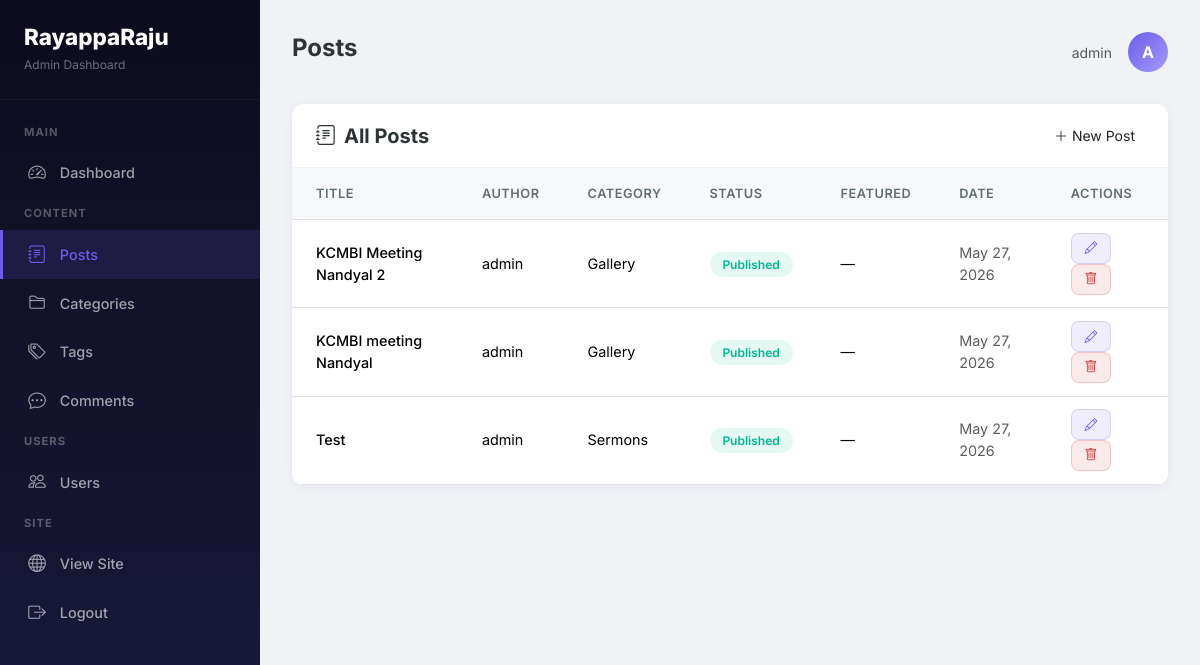
The page /dashboard/posts/ (signed in) on the database its author committed.
### blog/models.py (models this page shows, shortened)
class Post(models.Model):
    STATUS_CHOICES = [
        ('draft', 'Draft'),
        ('published', 'Published'),
    ]
    title = models.CharField(max_length=200)
    slug = models.SlugField(max_length=200, unique=True, blank=True)
    author = models.ForeignKey('auth.User', on_delete=models.CASCADE, related_name='posts')
    category = models.ForeignKey(Category, on_delete=models.SET_NULL, null=True, related_name='posts')
    thumbnail = models.ImageField(upload_to='thumbnails/', blank=True, null=True)
    excerpt = models.TextField(max_length=500, blank=True)
    content = models.TextField()
    tags = models.ManyToManyField(Tag, related_name='posts', blank=True)
    status = models.CharField(max_length=10, choices=STATUS_CHOICES, default='draft')
    featured = models.BooleanField(default=False)
    created_at = models.DateTimeField(auto_now_add=True)
    updated_at = models.DateTimeField(auto_now=True)
    class Meta:
        ordering = ['-created_at']

class Category(models.Model):
    name = models.CharField(max_length=100, unique=True)
    slug = models.SlugField(max_length=100, unique=True, blank=True)
    class Meta:
        verbose_name_plural = 'Categories'

### dashboard/views.py (the view)
    def wrapper(request, *args, **kwargs):
        if not request.user.is_authenticated:
            return redirect('dashboard_login')
        if not request.user.is_staff and not request.user.is_superuser:
            messages.error(request, 'Access denied.')
            return redirect('home')
        return view_func(request, *args, **kwargs)

### dashboard/views.py (called while the page is built)
def admin_login_required(view_func):
    def wrapper(request, *args, **kwargs):
        if not request.user.is_authenticated:
            return redirect('dashboard_login')
        if not request.user.is_staff and not request.user.is_superuser:
            messages.error(request, 'Access denied.')
            return redirect('home')
        return view_func(request, *args, **kwargs)
    return wrapper

@admin_login_required
def post_list(request):
    posts = Post.objects.all().order_by('-created_at')
    return render(request, 'dashboard/posts.html', {'posts': posts})

### templates/dashboard/posts.html (shortened to what this page needs)
{% extends 'dashboard/base_admin.html' %}
{% block page_title %}Posts{% endblock %}
{% block content %}
<div class="admin-table-wrapper">
  <div class="table-header">
    <h5><i class="bi bi-journal-text me-2"></i>All Posts</h5>
    <a href="{% url 'dashboard_post_create' %}" class="btn btn-gradient btn-sm"><i class="bi bi-plus-lg"></i> New Post</a>
  </div>
  <div class="table-responsive">
    <table class="table admin-table">
      <thead>
        <tr>
          <th>Title</th>
          <th>Author</th>
          <th>Category</th>
          <th>Status</th>
          <th>Featured</th>
          <th>Date</th>
          <th>Actions</th>
        </tr>
      </thead>
      <tbody>
        {% for post in posts %}
        <tr>
          <td class="fw-medium">{{ post.title|truncatechars:45 }}</td>
          <td>{{ post.author.username }}</td>
          <td>{{ post.category.name|default:"—" }}</td>
          <td>
            {% if post.status == 'published' %}
            <span class="badge-status badge-published">Published</span>
            {% else %}
            <span class="badge-status badge-draft">Draft</span>
            {% endif %}
          </td>
          <td>{% if post.featured %}<i class="bi bi-star-fill text-warning"></i>{% else %}—{% endif %}</td>
          <td class="text-muted small">{{ post.created_at|date:"M d, Y" }}</td>
          <td>
            <a href="{% url 'dashboard_post_edit' post.pk %}" class="btn btn-action btn-edit-custom"><i class="bi bi-pencil"></i></a>
            <a href="{% url 'dashboard_post_delete' post.pk %}" class="btn btn-action btn-danger-custom" onclick="return confirm('Delete this post?')"><i class="bi bi-trash"></i></a>
          </td>
        </tr>
        {% empty %}
        <tr><td colspan="7" class="text-center text-muted py-4">No posts found.</td></tr>
        {% endfor %}
      </tbody>
    </table>
  </div>
</div>
{% endblock %}

### templates/dashboard/base_admin.html (shortened to what this page needs)
<!DOCTYPE html>
{% load static %}
<html lang="en">
<head>
  <link href="https://cdn.jsdelivr.net/npm/bootstrap@5.3.2/dist/css/bootstrap.min.css" rel="stylesheet">
  <link rel="stylesheet" href="https://cdn.jsdelivr.net/npm/bootstrap-icons@1.11.2/font/bootstrap-icons.css">
  <link rel="stylesheet" href="{% static 'css/admin-style.css' %}">
</head>
<body>
  <div class="admin-wrapper">
    <aside class="admin-sidebar" id="adminSidebar">
      <div class="sidebar-header">
        <h3>RayappaRaju</h3>
        <small>Admin Dashboard</small>
      </div>
      <nav class="sidebar-nav">
        <div class="nav-section">Main</div>
        <a href="{% url 'dashboard_home' %}" class="nav-item {% if request.resolver_match.url_name == 'dashboard_home' %}active{% endif %}">
          <span class="nav-icon"><i class="bi bi-speedometer2"></i></span> Dashboard
        </a>
        <div class="nav-section">Content</div>
        <a href="{% url 'dashboard_posts' %}" class="nav-item {% if 'posts' in request.path %}active{% endif %}">
          <span class="nav-icon"><i class="bi bi-journal-text"></i></span> Posts
        </a>
        <a href="{% url 'dashboard_categories' %}" class="nav-item {% if 'categories' in request.path %}active{% endif %}">
          <span class="nav-icon"><i class="bi bi-folder2"></i></span> Categories
        </a>
        <a href="{% url 'dashboard_tags' %}" class="nav-item {% if 'tags' in request.path %}active{% endif %}">
          <span class="nav-icon"><i class="bi bi-tags"></i></span> Tags
        </a>
        <a href="{% url 'dashboard_comments' %}" class="nav-item {% if 'comments' in request.path %}active{% endif %}">
          <span class="nav-icon"><i class="bi bi-chat-dots"></i></span> Comments
        </a>
        <div class="nav-section">Users</div>
        <a href="{% url 'dashboard_users' %}" class="nav-item {% if 'users' in request.path %}active{% endif %}">
          <span class="nav-icon"><i class="bi bi-people"></i></span> Users
        </a>
        <div class="nav-section">Site</div>
        <a href="{% url 'home' %}" class="nav-item">
          <span class="nav-icon"><i class="bi bi-globe"></i></span> View Site
        </a>
        <a href="{% url 'logout' %}" class="nav-item">
          <span class="nav-icon"><i class="bi bi-box-arrow-right"></i></span> Logout
        </a>
      </nav>
    </aside>
    <main class="admin-main">
      <div class="admin-header">
        <div class="d-flex align-items-center gap-3">
          <h2>{% block page_title %}Dashboard{% endblock %}</h2>
        </div>
        <div class="admin-user">
          <span class="text-muted small">{{ user.get_full_name|default:user.username }}</span>
          <div class="admin-avatar">{{ user.username|first|upper }}</div>
        </div>
      </div>
      {% block content %}{% endblock %}
    </main>
  </div>
</body>
</html>

### static/css/admin-style.css (style rules this page uses)
:root { --sidebar-width: 260px; --primary: #6c5ce7; --primary-dark: #4a3db8; --secondary: #00cec9; --accent: #fd79a8; --dark: #2d3436; --danger: #d63031; --success: #00b894; --warning: #fdcb6e; --light: #f8f9fa; --gray: #636e72; --gradient-1: linear-gradient(135deg, #6c5ce7, #a29bfe); --gradient-2: linear-gradient(135deg, #00cec9, #81ecec); --gradient-3: linear-gradient(135deg, #fd79a8, #e84393); --shadow-sm: 0 2px 8px rgba(108, 92, 231, 0.08); --shadow-md: 0 4px 20px rgba(108, 92, 231, 0.12); --shadow-lg: 0 8px 40px rgba(108, 92, 231, 0.15); --radius-sm: 8px; --radius-md: 12px; --radius-lg: 20px; --transition: all 0.3s cubic-bezier(0.4, 0, 0.2, 1); }
* { margin: 0; padding: 0; box-sizing: border-box; }
body { font-family: 'Inter', sans-serif; background: #f0f2f5; color: var(--dark); overflow-x: hidden; }
.admin-wrapper { display: flex; min-height: 100vh; }
.admin-sidebar { width: var(--sidebar-width); background: linear-gradient(180deg, #0c0c1d, #1a1a3e); color: white; position: fixed; top: 0; left: 0; bottom: 0; z-index: 100; overflow-y: auto; transition: var(--transition); }
.admin-sidebar .sidebar-header { padding: 1.5rem; border-bottom: 1px solid rgba(255, 255, 255, 0.05); }
.admin-sidebar .sidebar-header h3 { font-weight: 800; font-size: 1.4rem; margin: 0; }
.admin-sidebar .sidebar-header small { color: rgba(255, 255, 255, 0.4); font-size: 0.75rem; }
.sidebar-nav { padding: 1rem 0; }
.sidebar-nav .nav-section { padding: 0.5rem 1.5rem; font-size: 0.7rem; text-transform: uppercase; letter-spacing: 1px; color: rgba(255, 255, 255, 0.3); font-weight: 700; }
.sidebar-nav .nav-item { display: flex; align-items: center; padding: 0.7rem 1.5rem; color: rgba(255, 255, 255, 0.6); text-decoration: none; transition: var(--transition); gap: 0.8rem; font-size: 0.9rem; font-weight: 500; border-left: 3px solid transparent; }
.sidebar-nav .nav-item.active { background: rgba(108, 92, 231, 0.15); color: var(--primary); border-left-color: var(--primary); }
.sidebar-nav .nav-item .nav-icon { width: 20px; text-align: center; font-size: 1.1rem; }
.admin-main { flex: 1; margin-left: var(--sidebar-width); padding: 2rem; min-height: 100vh; }
.admin-main .admin-header { display: flex; justify-content: space-between; align-items: center; margin-bottom: 2rem; }
.admin-main .admin-header h2 { font-weight: 700; font-size: 1.5rem; }
.admin-main .admin-header .admin-user { display: flex; align-items: center; gap: 1rem; }
.admin-avatar { width: 40px; height: 40px; border-radius: 50%; background: var(--gradient-1); display: flex; align-items: center; justify-content: center; color: white; font-weight: 700; }
.admin-table-wrapper { background: white; border-radius: var(--radius-md); box-shadow: var(--shadow-sm); overflow: hidden; }
.admin-table-wrapper .table-header { padding: 1rem 1.5rem; display: flex; align-items: center; justify-content: space-between; border-bottom: 1px solid rgba(0, 0, 0, 0.05); }
.admin-table-wrapper .table-header h5 { font-weight: 700; margin: 0; }
.admin-table { margin: 0; }
.admin-table th { border-top: none; font-weight: 600; font-size: 0.8rem; text-transform: uppercase; letter-spacing: 0.5px; color: var(--gray); padding: 1rem 1.5rem; background: var(--light); }
.admin-table td { padding: 0.8rem 1.5rem; vertical-align: middle; font-size: 0.9rem; }
.admin-table tbody tr { transition: var(--transition); }
.badge-status { padding: 0.3rem 0.8rem; border-radius: 50px; font-size: 0.75rem; font-weight: 600; }
.badge-published { background: rgba(0, 184, 148, 0.1); color: var(--success); }
.btn-action { padding: 0.3rem 0.8rem; font-size: 0.8rem; border-radius: var(--radius-sm); font-weight: 500; transition: var(--transition); }
.btn-danger-custom { background: rgba(214, 48, 49, 0.1); color: var(--danger); border: 1px solid rgba(214, 48, 49, 0.2); }
.btn-edit-custom { background: rgba(108, 92, 231, 0.1); color: var(--primary); border: 1px solid rgba(108, 92, 231, 0.2); }

### rows shown on the page
Post: title "KCMBI Meeting Nandyal 2", author.username "admin", category.name "Gallery", status "Published", created_at "May 27, 2026"
Post: title "KCMBI meeting Nandyal", author.username "admin", category.name "Gallery", status "Published", created_at "May 27, 2026"
Post: title "Test", author.username "admin", category.name "Sermons", status "Published", created_at "May 27, 2026"

### other values the page prints
{{ user.get_full_name|default:user.username }} "admin"
{{ user.username|first|upper }} "A"
